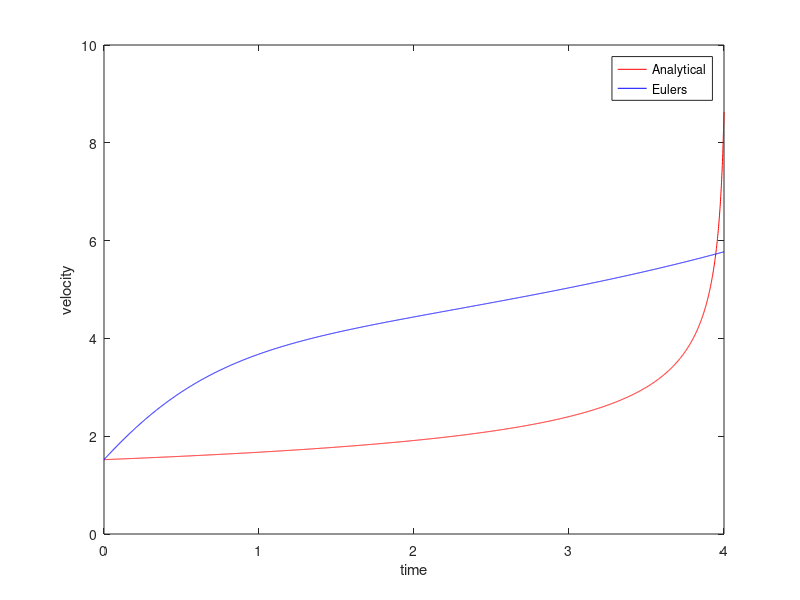

MATLAB code for this plot:
clear all

t_end = 4;
dt = 0.001;

k = 1; %analysis constant
va = 20; % average air velocity m/s
D = 0.01; % diameter of balloon aperture m
circum_0 = 0.725; % init. circumference m
Cd = 1; % drag coeff
Q = 0.0016; %  average vol. flowrate m3/s
m0 = 0.004; % mass of balloon
rho = 1.22; % density of air

V0 = (circum_0 /pi)^3 * pi / 6; % init. balloon vol

t = linspace(0, t_end, t_end/dt);
vb_a = sqrt(2.*k.*va^2.*D^2./Cd./(V0-Q.*t).^(2/3));

%vb_e(1) = 0;
vb_e2(1) = vb_a(1); % corrected to include dm/dt term
s = vb_e2*dt;

for i = 2:t_end/dt
%    dvdt = (k*va^2*D^2*rho-0.5*rho*Cd*(V0-Q*t(i-1)^(2/3))*vb_e(i-1)^2)/(m0+rho*(V0-Q*t(i-1)));
    dvdt2 = (k*va^2*D^2+0.25*va*vb_e2(i-1)*D^2-0.5*Cd*(V0-Q*t(i-1)^(2/3))*vb_e2(i-1)^2)/(m0/rho+(V0-Q*t(i-1)));
%    vb_e(i) = vb_e(i-1) + dvdt*dt;
    vb_e2(i) = vb_e2(i-1) + dvdt2*dt;
    s = s + vb_e2(i)*dt;
end

fprintf('Distance travelled: %s units \n',s);

plot(t,vb_a, 'r-', t, vb_e2, 'b-')
ylabel('velocity')
xlabel('time')
legend('Analytical', 'Eulers')